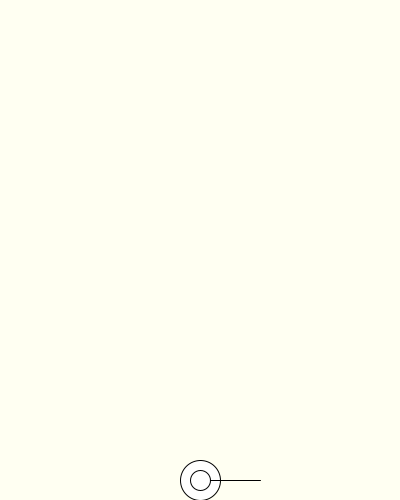
Frame 1 (no input)
Frame 60 (the mouse pressed at the canvas centre just before this capture): identical to frame 1, image omitted
Frame 120 (the mouse held since frame 60 and released just before this capture): identical to frame 1, image omitted

The Processing sketch that drew this single still picture (run headless with seeded random() and noise(); from frame 60 on, the mouse is pressed at the canvas centre):

// Processing sketch: week12_7_2_bubble_glue_shooting_top_y_glue
// ── week12_7_2_bubble_glue_shooting_top_y_glue.pde
//Week11 有泡泡龍的陣列
void setup(){
  size(400,500);
}
float angle=0;
void draw(){
  background(#FFFFF2);
  ellipse(200,480, 40,40);
  line(200,480, 200+60*cos(angle), 480+60*sin(angle));
  ellipse(bulletX, bulletY, 20,20);
  if(bulletFlying){
    bulletX += bulletVX;
    bulletY += bulletVY;
    if(bulletY<10) bulletFlying=false;
  }
}
void mouseDragged(){
  angle += radians(mouseX-pmouseX);
}
boolean bulletFlying=false;
float bulletX=200, bulletY = 480, bulletVX=0, bulletVY=0;
void keyPressed(){
  if(key==' '){
    bulletFlying=true;
    bulletVX = 2*cos(angle);
    bulletVY = 2*sin(angle);
  }
}
